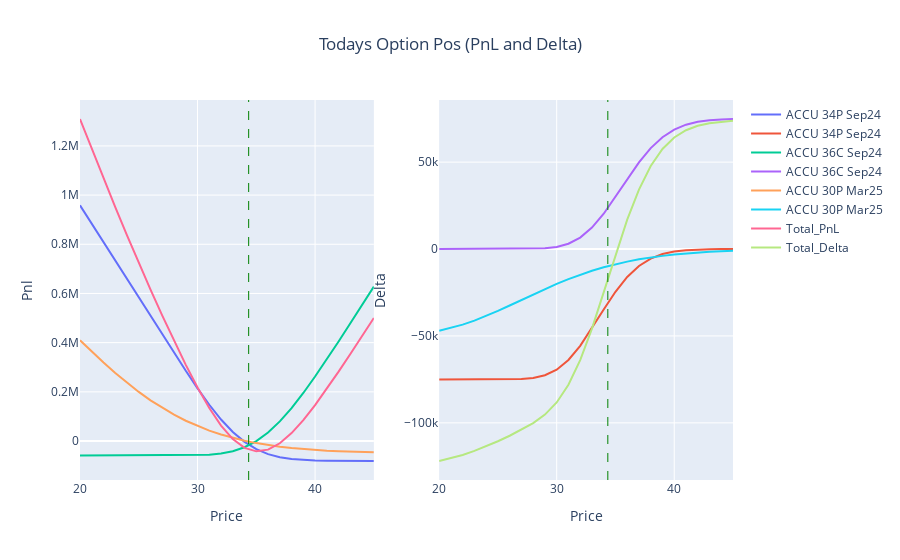

Notebook source saved alongside this figure:
### Code cell
pnl_delta_plot(post_august)
